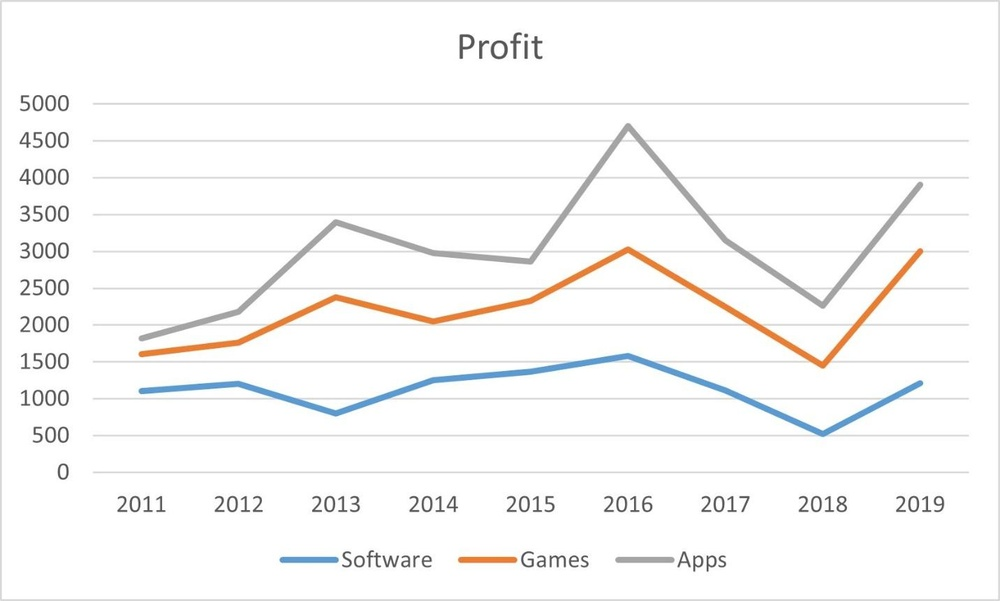
#> input picture src/extracted_images/page_2_image_3.jpeg, 1000 x 601 px, shrunk from 1432 x 860 before the run
$ python -i tools.py   (imports and definitions only)
#> lines starting #> are read from the running program, lines starting #| are printed output that depends on the picture; after the words box and inside, x2 and y2 are one past the last pixel; in counts of white or black regions, pixels touching at a corner belong together
import fitz  # PyMuPDF
import os
from PIL import Image, ImageEnhance, ImageFilter
import numpy as np
import cv2


def detect_chart_regions(image_path, min_area=10000):
    """
    Detect potential chart regions in an image using contour detection
    """
#> called with image_path = 'extracted_images/page_2_image_3.jpeg', min_area = 10000
    # Read image
    img = cv2.imread(image_path)
#> img is the input picture: shape (601, 1000, 3); mean B, G, R 247.8, 248.2, 248.5
    if img is None:
        return []

    gray = cv2.cvtColor(img, cv2.COLOR_BGR2GRAY)
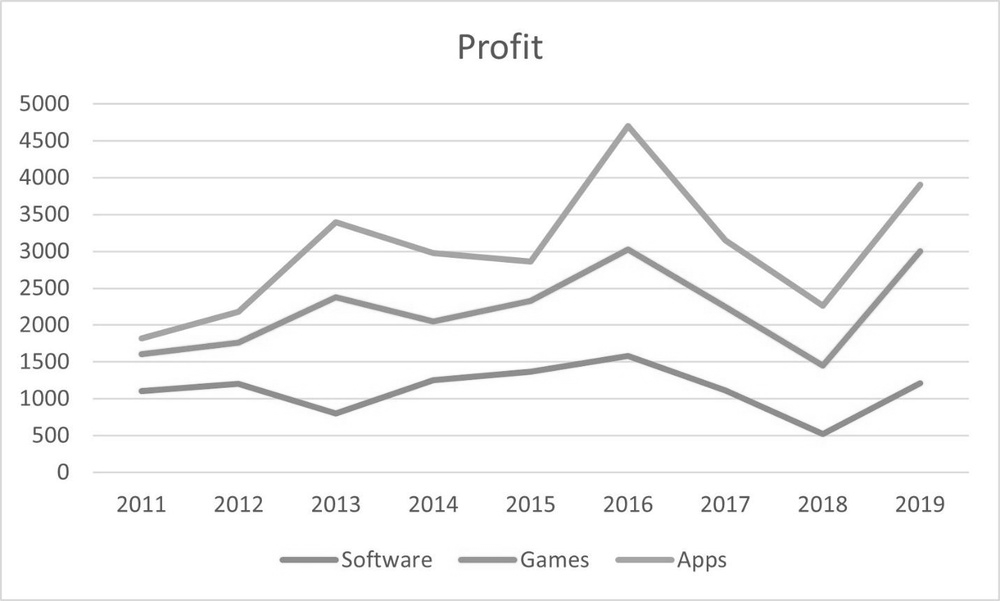
#> gray: shape (601, 1000); min 60, max 255, mean 248.2

    # Apply Gaussian blur to reduce noise
    blurred = cv2.GaussianBlur(gray, (5, 5), 0)

    # Apply adaptive thresholding
    thresh = cv2.adaptiveThreshold(blurred, 255, cv2.ADAPTIVE_THRESH_GAUSSIAN_C,
                                   cv2.THRESH_BINARY_INV, 11, 2)
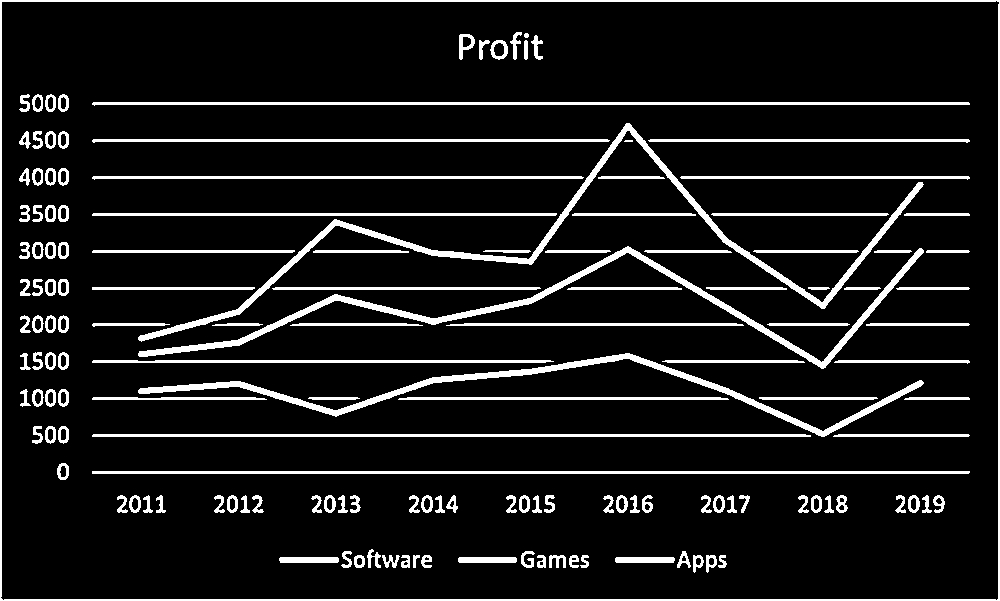
#> thresh: shape (601, 1000); 10.1% white; 149 white regions (1 under 20 px), largest, box (x1, y1, x2, y2) and area: (0, 0, 1000, 601) 6382, (138, 123, 924, 342) 6088, (138, 246, 924, 369) 5457

    # Find contours
    contours, _ = cv2.findContours(thresh, cv2.RETR_EXTERNAL, cv2.CHAIN_APPROX_SIMPLE)
#> contours = [[[0, 0], [0, 600], [999, 600], [999, 0]]]

    # Filter contours by area and aspect ratio
    chart_regions = []
    for contour in contours:
        area = cv2.contourArea(contour)
        if area > min_area:
            x, y, w, h = cv2.boundingRect(contour)
            aspect_ratio = w / h

            # Charts typically have reasonable aspect ratios (not too thin/tall)
            if 0.3 < aspect_ratio < 5.0 and w > 100 and h > 100:
                # Add some padding around the detected region
                padding = 20
                x = max(0, x - padding)
                y = max(0, y - padding)
                w = min(img.shape[1] - x, w + 2 * padding)
                h = min(img.shape[0] - y, h + 2 * padding)

                chart_regions.append((x, y, w, h))
#> this loop made 1 pass
#> (contour, area, x, y, w, h, aspect_ratio, padding) on pass 1: ([[0, 0], [0, 600], [999, 600], [999, 0]], 599400, 0, 0, 1000, 601, 1.66, 20)
#> after the loop, chart_regions = [(0, 0, 1000, 601)]; padding = 20

    # Remove overlapping regions (keep the larger one)
    filtered_regions = []
    for i, (x1, y1, w1, h1) in enumerate(chart_regions):
        is_overlapping = False
        for j, (x2, y2, w2, h2) in enumerate(chart_regions):
            if i != j:
                # Check if regions overlap significantly
                overlap_x = max(0, min(x1 + w1, x2 + w2) - max(x1, x2))
                overlap_y = max(0, min(y1 + h1, y2 + h2) - max(y1, y2))
                overlap_area = overlap_x * overlap_y

                area1 = w1 * h1
                area2 = w2 * h2

                if overlap_area > 0.5 * min(area1, area2):
                    # Keep the larger region
                    if area1 < area2:
                        is_overlapping = True
                        break

        if not is_overlapping:
            filtered_regions.append((x1, y1, w1, h1))
#> this loop made 1 pass
#> after the loop, filtered_regions = [(0, 0, 1000, 601)]

    return filtered_regions


# [115 lines left out: functions is_likely_chart, extract_charts_from_pdf, not called in this run]


# [4 lines not run here, left out]

>>> result = detect_chart_regions('extracted_images/page_2_image_3.jpeg')
#> result = [(0, 0, 1000, 601)]

$ run again, on src/extracted_images/page_1_drawing_1.png
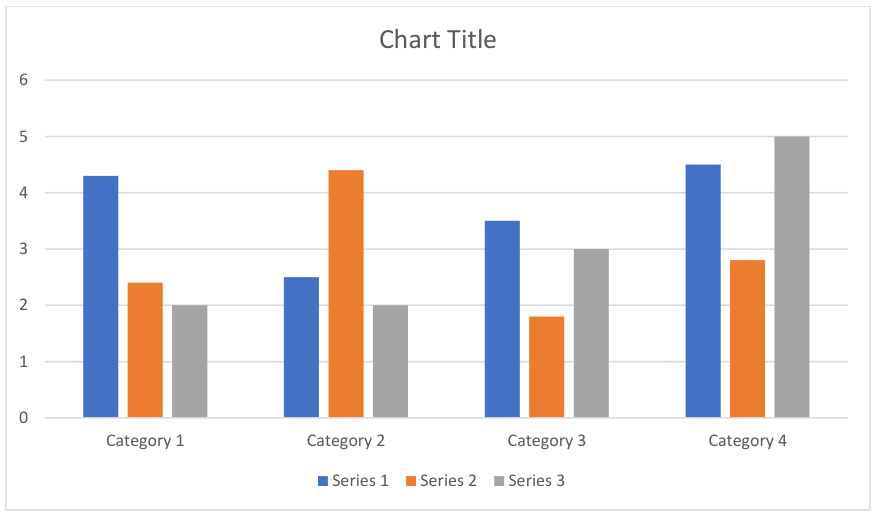
#> input picture src/extracted_images/page_1_drawing_1.png, 876 x 516 px
#> in detect_chart_regions, img is the input picture: shape (516, 876, 3); mean B, G, R 234.3, 232.8, 235.4
#> in detect_chart_regions, `gray = cv2.cvtColor(img, cv2.COLOR_BGR2GRAY)`:
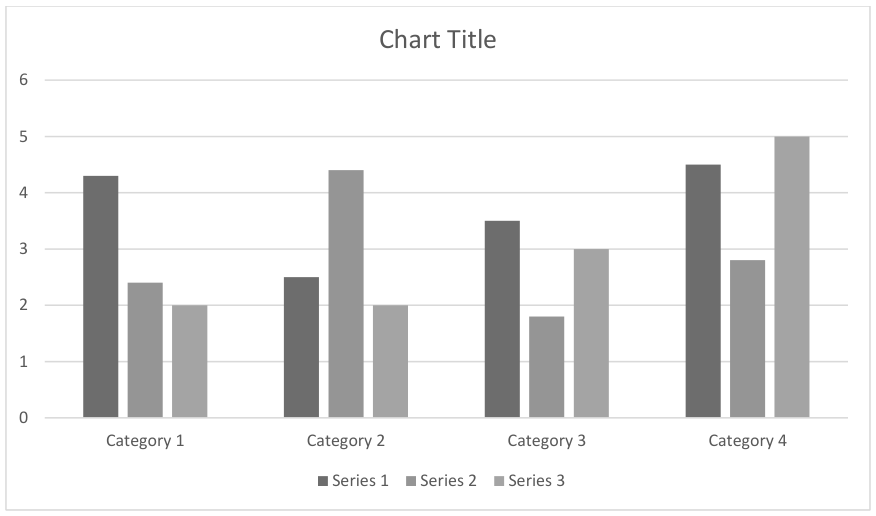
#> gray: shape (516, 876); min 89, max 255, mean 233.8
#> in detect_chart_regions, `thresh = cv2.adaptiveThreshold(blurred, 255, cv2.ADAPTIVE_THRESH_GAUSS..`:
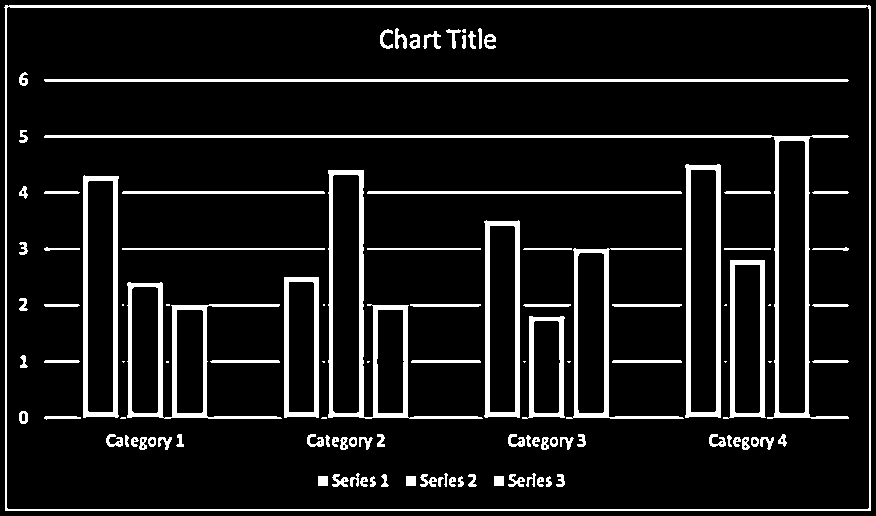
#> thresh: shape (516, 876); 9.9% white; 113 white regions (16 under 20 px)
#> contours = 1 contour; box (x1, y1, x2, y2) and area: (4, 5, 871, 511) 436824
#> the loop in detect_chart_regions, `for contour in contours:` made 1 pass
#> (area, x, y, w, h, aspect_ratio, padding) on pass 1: (436823.5, 0, 0, 876, 516, 1.71, 20)
#> after the loop in detect_chart_regions, `for contour in contours:`: chart_regions = [(0, 0, 876, 516)]; padding = 20
#> the loop in detect_chart_regions, `for i, (x1, y1, w1, h1) in enumerate(chart_regions):` made 1 pass
#> after the loop in detect_chart_regions, `for i, (x1, y1, w1, h1) in enumerate(chart_regions):`: filtered_regions = [(0, 0, 876, 516)]

$ run again, on src/extracted_images/page_1_drawing_2.png
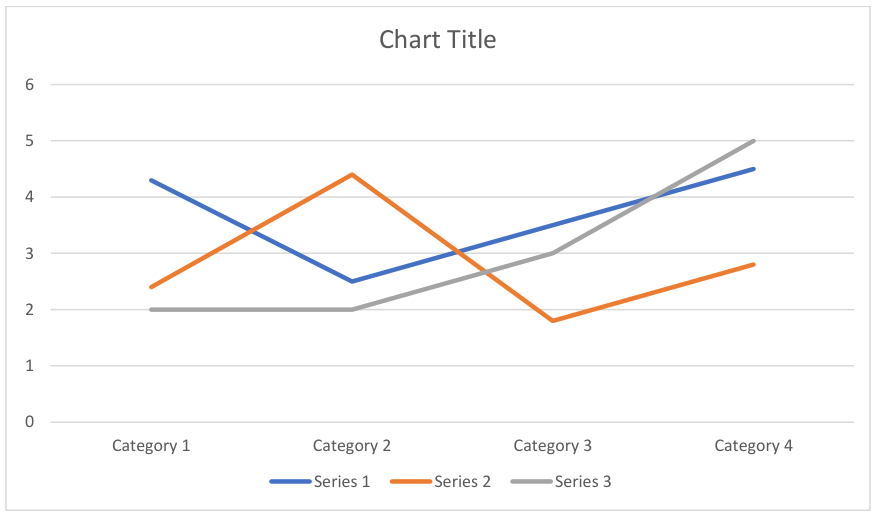
#> input picture src/extracted_images/page_1_drawing_2.png, 876 x 517 px
#> in detect_chart_regions, img is the input picture: shape (517, 876, 3); mean B, G, R 250.6, 250.6, 251.1
#> in detect_chart_regions, `blurred = cv2.GaussianBlur(gray, (5, 5), 0)`:
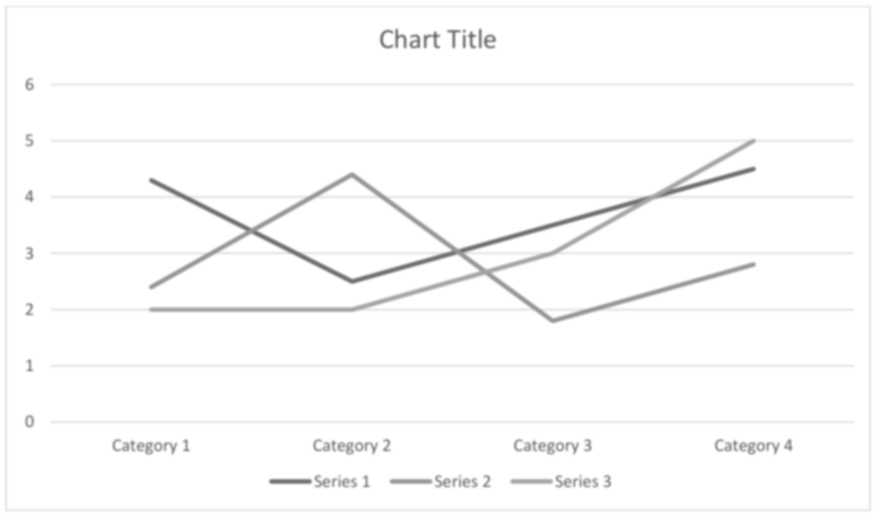
#> blurred: shape (517, 876); min 110, max 255, mean 250.8
#> in detect_chart_regions, `thresh = cv2.adaptiveThreshold(blurred, 255, cv2.ADAPTIVE_THRESH_GAUSS..`:
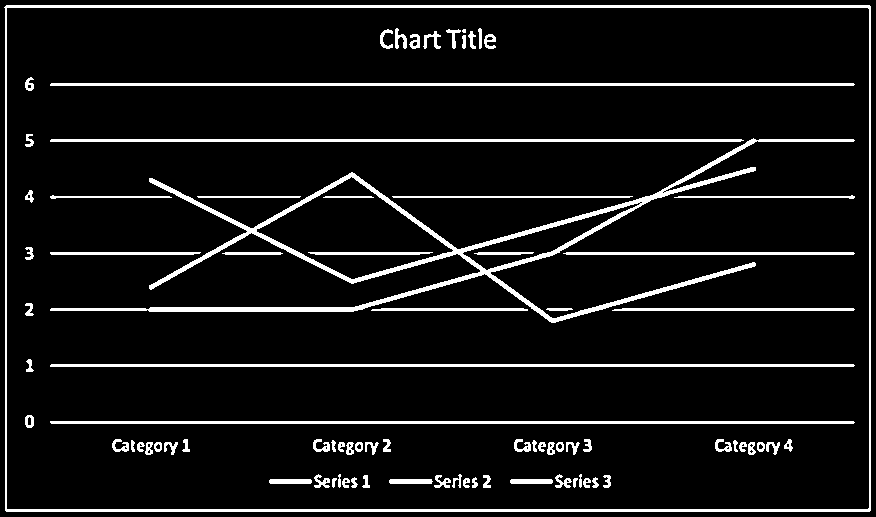
#> thresh: shape (517, 876); 7.9% white; 84 white regions (1 under 20 px)
#> contours = 1 contour; box (x1, y1, x2, y2) and area: (4, 5, 871, 512) 437689
#> the loop in detect_chart_regions, `for contour in contours:` made 1 pass
#> (area, x, y, w, h, aspect_ratio, padding) on pass 1: (437689, 0, 0, 876, 517, 1.71, 20)
#> after the loop in detect_chart_regions, `for contour in contours:`: chart_regions = [(0, 0, 876, 517)]; padding = 20
#> the loop in detect_chart_regions, `for i, (x1, y1, w1, h1) in enumerate(chart_regions):` made 1 pass
#> after the loop in detect_chart_regions, `for i, (x1, y1, w1, h1) in enumerate(chart_regions):`: filtered_regions = [(0, 0, 876, 517)]
